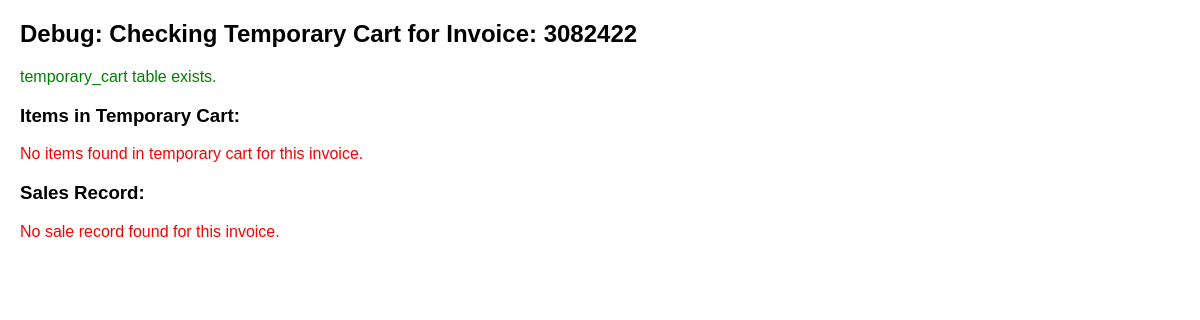
Before: /main/debug_cart.php?invoice=3082422 with the older database file.
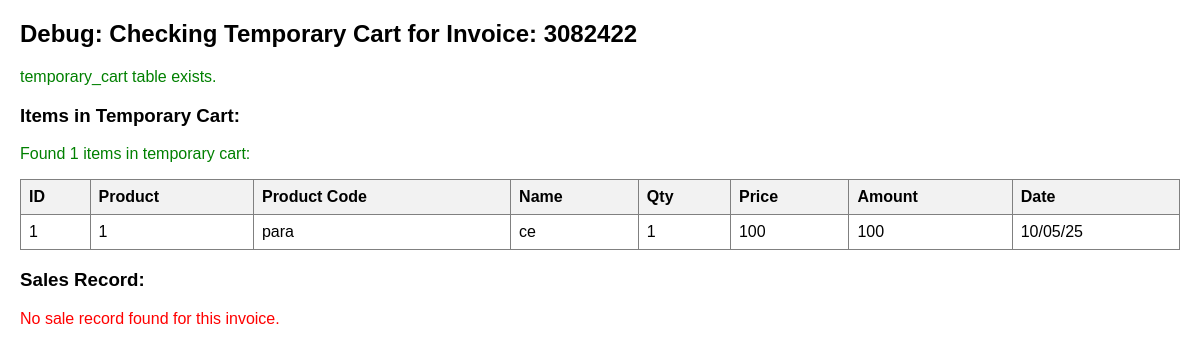
After: the same page with the newer database file.
### tables this page shows
CREATE TABLE `temporary_cart` (
  `transaction_id` int(11) NOT NULL,
  `invoice` varchar(100) NOT NULL,
  `product` varchar(100) NOT NULL,
  `qty` varchar(100) NOT NULL,
  `amount` varchar(100) NOT NULL,
  `product_code` varchar(150) NOT NULL,
  `gen_name` varchar(200) NOT NULL,
  `price` varchar(100) NOT NULL,
  `discount` varchar(100) NOT NULL,
  `date` varchar(500) NOT NULL,
  `session_id` varchar(100) NOT NULL
);

### main/debug_cart.php (the view, shortened to what this page needs)
<?php
include('../connect.php');
$invoice = isset($_GET['invoice']) ? $_GET['invoice'] : '';
echo "<h2>Debug: Checking Temporary Cart for Invoice: $invoice</h2>";
try {
    $result = $db->query("SHOW TABLES LIKE 'temporary_cart'");
    $table_exists = $result->rowCount() > 0;
    if (!$table_exists) {
        echo "<p style='color: red;'>ERROR: temporary_cart table does not exist!</p>";
        echo "<p>Creating temporary_cart table...</p>";
        $create_temp_table = "CREATE TABLE IF NOT EXISTS temporary_cart (
            transaction_id int(11) NOT NULL AUTO_INCREMENT,
            invoice varchar(100) NOT NULL,
            product varchar(100) NOT NULL,
            qty varchar(100) NOT NULL,
            amount varchar(100) NOT NULL,
            product_code varchar(150) NOT NULL,
            gen_name varchar(200) NOT NULL,
            price varchar(100) NOT NULL,
            discount varchar(100) NOT NULL,
            date varchar(500) NOT NULL,
            session_id varchar(100) NOT NULL,
            PRIMARY KEY (transaction_id)
        ) ENGINE=InnoDB DEFAULT CHARSET=latin1";
        $db->exec($create_temp_table);
        echo "<p style='color: green;'>temporary_cart table created successfully!</p>";
    } else {
        echo "<p style='color: green;'>temporary_cart table exists.</p>";
    }
    $temp_items = $db->prepare("SELECT * FROM temporary_cart WHERE invoice = :invoice");
    $temp_items->bindParam(':invoice', $invoice);
    $temp_items->execute();
    $cart_items = $temp_items->fetchAll(PDO::FETCH_ASSOC);
    echo "<h3>Items in Temporary Cart:</h3>";
    if (empty($cart_items)) {
        echo "<p style='color: red;'>No items found in temporary cart for this invoice.</p>";
    } else {
        echo "<p style='color: green;'>Found " . count($cart_items) . " items in temporary cart:</p>";
        echo "<table border='1' style='border-collapse: collapse; width: 100%;'>";
        echo "<tr><th>ID</th><th>Product</th><th>Product Code</th><th>Name</th><th>Qty</th><th>Price</th><th>Amount</th><th>Date</th></tr>";
        foreach ($cart_items as $item) {
            echo "<tr>";
            echo "<td>" . htmlspecialchars($item['transaction_id']) . "</td>";
            echo "<td>" . htmlspecialchars($item['product']) . "</td>";
            echo "<td>" . htmlspecialchars($item['product_code']) . "</td>";
            echo "<td>" . htmlspecialchars($item['gen_name']) . "</td>";
            echo "<td>" . htmlspecialchars($item['qty']) . "</td>";
            echo "<td>" . htmlspecialchars($item['price']) . "</td>";
            echo "<td>" . htmlspecialchars($item['amount']) . "</td>";
            echo "<td>" . htmlspecialchars($item['date']) . "</td>";
            echo "</tr>";
        }
        echo "</table>";
    }
    $sales_check = $db->prepare("SELECT * FROM sales WHERE invoice_number = :invoice");
    $sales_check->bindParam(':invoice', $invoice);
    $sales_check->execute();
    $sales_data = $sales_check->fetch();
    echo "<h3>Sales Record:</h3>";
    if ($sales_data) {
        echo "<p style='color: green;'>Sale found in database:</p>";
        echo "<ul>";
        echo "<li>Invoice: " . htmlspecialchars($sales_data['invoice_number']) . "</li>";
        echo "<li>Cashier: " . htmlspecialchars($sales_data['cashier']) . "</li>";
        echo "<li>Date: " . htmlspecialchars($sales_data['date']) . "</li>";
        echo "<li>Type: " . htmlspecialchars($sales_data['type']) . "</li>";
        echo "<li>Amount: " . htmlspecialchars($sales_data['amount']) . "</li>";
        echo "<li>Due Date/Cash: " . htmlspecialchars($sales_data['due_date']) . "</li>";
        echo "</ul>";
    } else {
        echo "<p style='color: red;'>No sale record found for this invoice.</p>";
    }
} catch (Exception $e) {
    echo "<p style='color: red;'>Error: " . $e->getMessage() . "</p>";
}
?>

Changed rows visible on the page:
added temporary_cart: transaction_id "1", product "1", product_code "para", gen_name "ce", qty "1", price "100", amount "100", date "10/05/25"
Other visible differences:
count($cart_items): (not shown) → "1"
text no longer shown: "No items found in temporary cart for this invoice."
text now shown: "Found items in temporary cart: ID Product Product Code Name Qty Price Amount Date"
